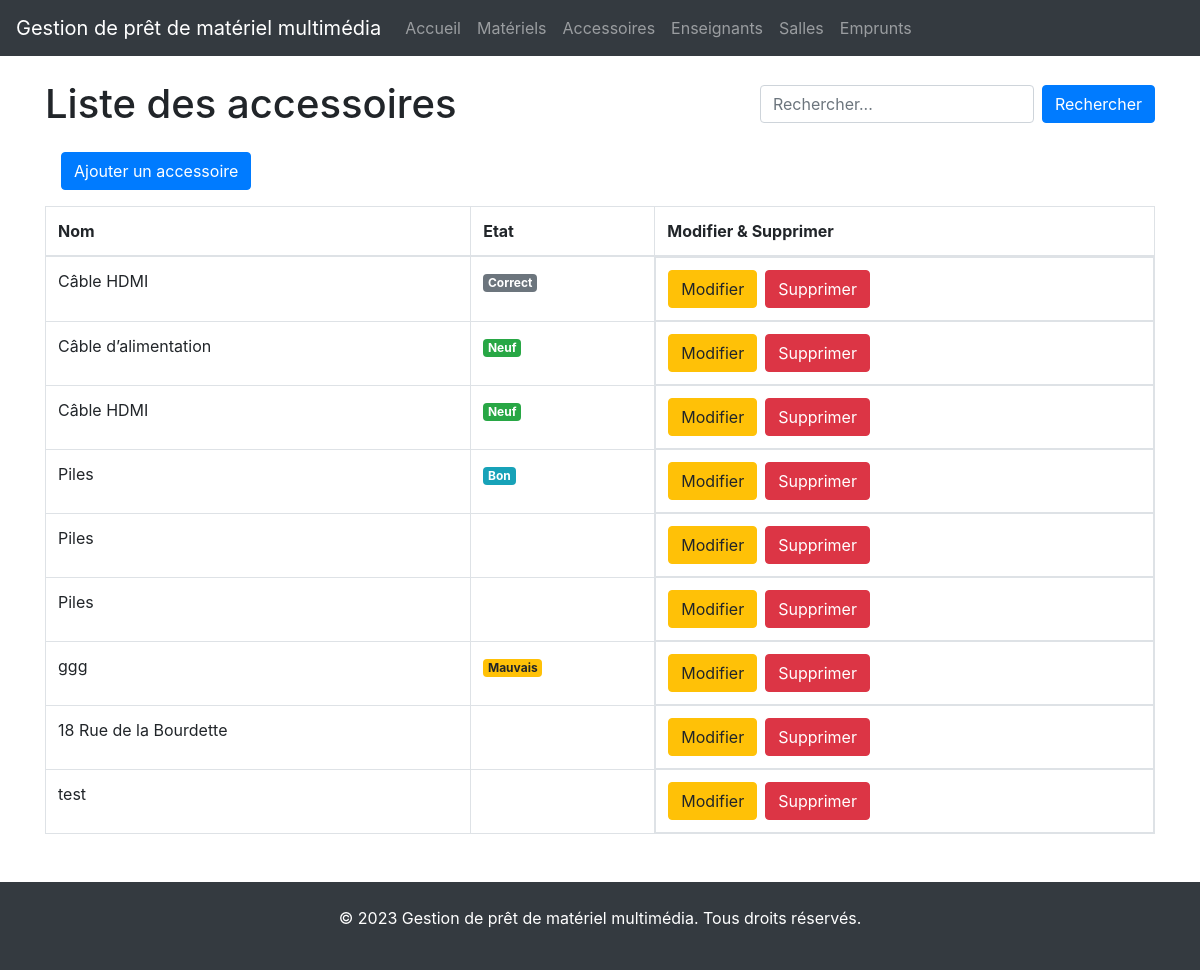
The app's page /accessoires/, older data.
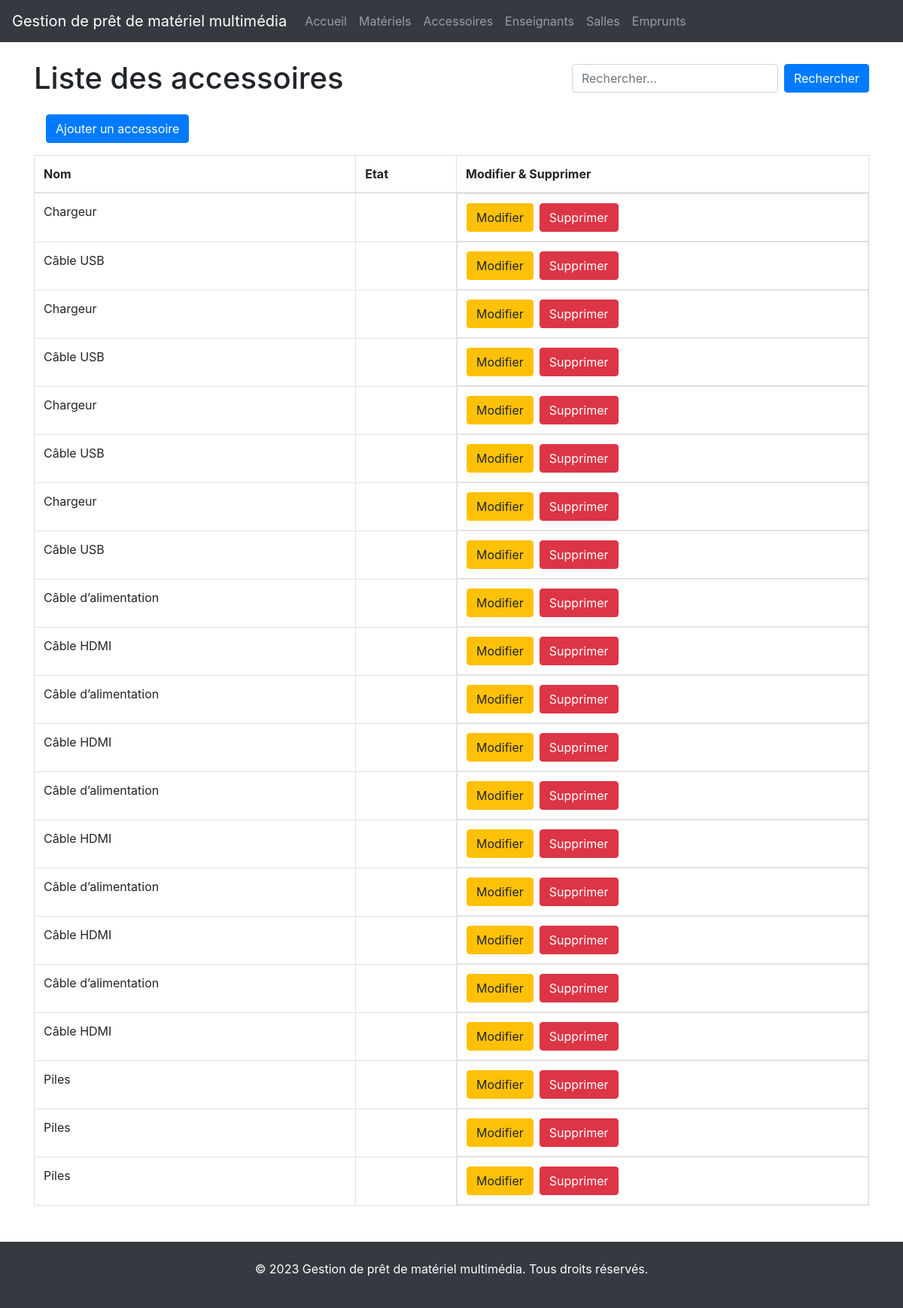
The same page, newer data.
### materiels/models.py (models this page shows, shortened)
class Accessoire(models.Model):
    nom = models.CharField(max_length=100)
    etat = models.CharField(max_length=100, null=True, blank=True)
    materiels = models.ManyToManyField(Materiel, related_name='accessoires')

### materiels/views.py (the view)
# urls.py: path('accessoires/', views.accessoires, name='accessoires'),
def accessoires(request):
    query = request.GET.get('q')  # Récupère le paramètre de recherche 'q' depuis l'URL
    accessoires = Accessoire.objects.all()
    if query:
        accessoires = accessoires.filter(
            Q(nom__icontains=query) |  # Recherche par nom
            Q(etat__icontains=query)  # Recherche par etat
        )
    context = {
        'accessoires': accessoires,
        'query': query  # Ajoute la requête de recherche dans le contexte pour l'afficher dans le template
    }
    return render(request, 'accessoires/list.html', context)

### templates/accessoires/list.html (shortened to what this page needs)
{% extends 'base.html' %}
{% block content %}
    <h1 class="d-flex justify-content-between align-items-center">Liste des accessoires
        <form method="GET" action="{% url 'accessoires' %}" class="form-inline">
            <input type="text" name="q" value="{{ query|default_if_none:'' }}" class="form-control ml-3"
                   placeholder="Rechercher...">
            <button type="submit" class="btn btn-primary ml-2">Rechercher</button>
        </form>
    </h1>
    <a class="btn btn-primary m-3" href="{% url 'ajouter_accessoire' %}">Ajouter un accessoire</a>
    {% if accessoires %}
        <table class="table table-bordered  table-hover">
            <thead>
            <tr>
                <th>Nom</th>
                <th>Etat</th>
                <th>Modifier & Supprimer</th>
            </tr>
            </thead>
            <tbody>
            {% for accessoire in accessoires %}
                <tr>
                    <td>{{ accessoire.nom }}</td>
                    <td>
                                {% if accessoire.etat == 'Très Mauvais' %}
                                    <span class="badge badge-danger">{{ accessoire.etat }}</span>
                                {% elif accessoire.etat == 'Mauvais' %}
                                    <span class="badge badge-warning">{{ accessoire.etat }}</span>
                                {% elif accessoire.etat == 'Correct' %}
                                    <span class="badge badge-secondary">{{ accessoire.etat }}</span>
                                {% elif accessoire.etat == 'Bon' %}
                                    <span class="badge badge-info">{{ accessoire.etat }}</span>
                                {% elif accessoire.etat == 'Neuf' %}
                                    <span class="badge badge-success">{{ accessoire.etat }}</span>
                                {% endif %}
                    </td>
                    <td style="display: flex">
                        <a class="btn btn-warning" href="{% url 'modifier_accessoire' accessoire.id %}">Modifier</a>
                        <a class="btn btn-danger ml-2"
                           href="{% url 'supprimer_accessoire' accessoire.id %}">Supprimer</a>
                    </td>
                </tr>
            {% endfor %}
            </tbody>
        </table>
    {% else %}
        <div class="alert alert-warning" role="alert">
            Aucun accessoire dans la base de données
        </div>
    {% endif %}
{% endblock %}

Row changes from the older to the newer data that the page shows:
added Accessoire: nom "Chargeur"
added Accessoire: nom "Câble USB"
added Accessoire: nom "Chargeur"
added Accessoire: nom "Câble USB"
added Accessoire: nom "Chargeur"
added Accessoire: nom "Câble USB"
added Accessoire: nom "Chargeur"
added Accessoire: nom "Câble USB"
added Accessoire: nom "Câble d’alimentation"
added Accessoire: nom "Câble HDMI"
added Accessoire: nom "Câble d’alimentation"
changed Accessoire (number 12 of 21 on the later page): etat "Correct" → (not shown)
changed Accessoire (number 13 of 21 on the later page): etat "Neuf" → (not shown)
changed Accessoire (number 14 of 21 on the later page): etat "Neuf" → (not shown)
changed Accessoire (number 15 of 21 on the later page): nom "Piles" → "Câble d’alimentation"; etat "Bon" → (not shown)
changed Accessoire (number 16 of 21 on the later page): nom "Piles" → "Câble HDMI"
changed Accessoire (number 17 of 21 on the later page): nom "Piles" → "Câble d’alimentation"
changed Accessoire (number 18 of 21 on the later page): nom "ggg" → "Câble HDMI"; etat "Mauvais" → (not shown)
changed Accessoire (number 19 of 21 on the later page): nom "18 Rue de la Bourdette" → "Piles"
changed Accessoire (number 20 of 21 on the later page): nom "test" → "Piles"
added Accessoire: nom "Piles"
